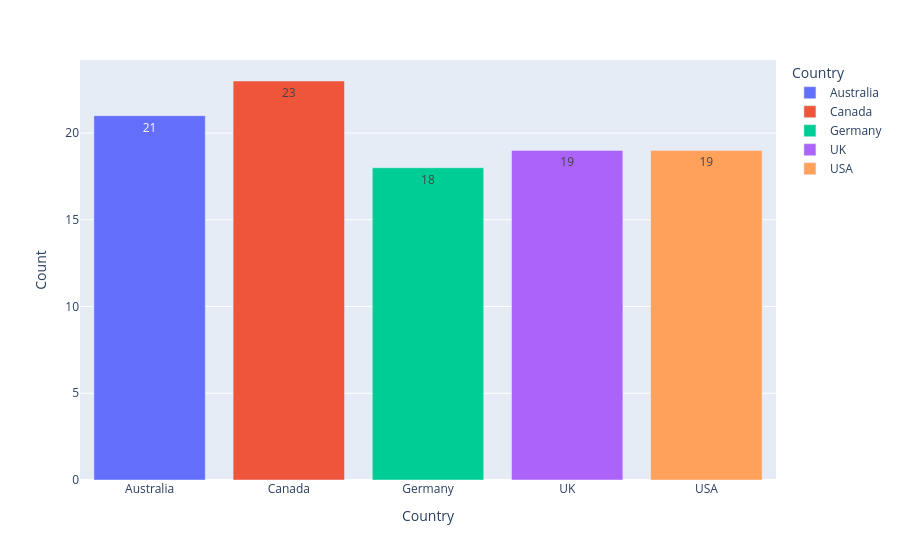

Notebook cell for this chart:
### Code cell
px.bar(data,x="Country",y ="Count", color="Country",text = "Count" )

### Figure 1 — Plotly figure (JSON) as saved in the notebook; plotly's stock layout.template omitted (floating-point values rounded to 4 significant figures)
{"data": [{"hovertemplate": "Country=%{x}<br>Count=%{text}<extra></extra>", "legendgroup": "Australia", "marker": {"color": "#636efa", "pattern": {"shape": ""}}, "name": "Australia", "orientation": "v", "showlegend": true, "text": [21.0], "textposition": "auto", "type": "bar", "x": ["Australia"], "xaxis": "x", "y": [21], "yaxis": "y"}, {"hovertemplate": "Country=%{x}<br>Count=%{text}<extra></extra>", "legendgroup": "Canada", "marker": {"color": "#EF553B", "pattern": {"shape": ""}}, "name": "Canada", "orientation": "v", "showlegend": true, "text": [23.0], "textposition": "auto", "type": "bar", "x": ["Canada"], "xaxis": "x", "y": [23], "yaxis": "y"}, {"hovertemplate": "Country=%{x}<br>Count=%{text}<extra></extra>", "legendgroup": "Germany", "marker": {"color": "#00cc96", "pattern": {"shape": ""}}, "name": "Germany", "orientation": "v", "showlegend": true, "text": [18.0], "textposition": "auto", "type": "bar", "x": ["Germany"], "xaxis": "x", "y": [18], "yaxis": "y"}, {"hovertemplate": "Country=%{x}<br>Count=%{text}<extra></extra>", "legendgroup": "UK", "marker": {"color": "#ab63fa", "pattern": {"shape": ""}}, "name": "UK", "orientation": "v", "showlegend": true, "text": [19.0], "textposition": "auto", "type": "bar", "x": ["UK"], "xaxis": "x", "y": [19], "yaxis": "y"}, {"hovertemplate": "Country=%{x}<br>Count=%{text}<extra></extra>", "legendgroup": "USA", "marker": {"color": "#FFA15A", "pattern": {"shape": ""}}, "name": "USA", "orientation": "v", "showlegend": true, "text": [19.0], "textposition": "auto", "type": "bar", "x": ["USA"], "xaxis": "x", "y": [19], "yaxis": "y"}], "layout": {"barmode": "relative", "legend": {"title": {"text": "Country"}, "tracegroupgap": 0}, "margin": {"t": 60}, "xaxis": {"anchor": "y", "categoryarray": ["Australia", "Canada", "Germany", "UK", "USA"], "categoryorder": "array", "domain": [0, 1], "title": {"text": "Country"}}, "yaxis": {"anchor": "x", "domain": [0, 1], "title": {"text": "Count"}}}}
